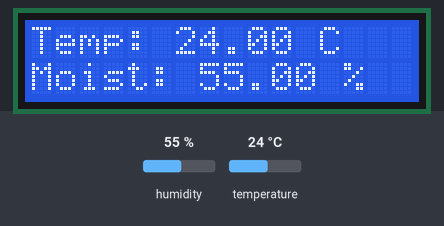
The sketch below on a simulated Arduino Uno, built with avr-gcc and run on an emulated ATmega328P. On the bench: 16×2 character LCD. The test bench sets the inputs (shaded band); at power-on: humidity 55 %, temperature 24 °C.

Above: at 3.2 s.
3.3 s: humidity set to 22 %
At 4.5 s:
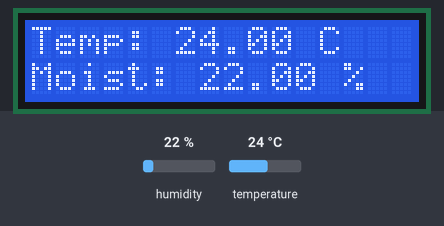
6.0 s: temperature set to 12 °C
At 7.1 s:
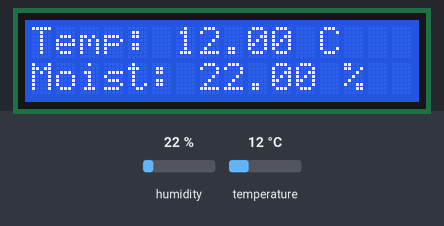
8.7 s: humidity set to 40 %
At 11.2 s:
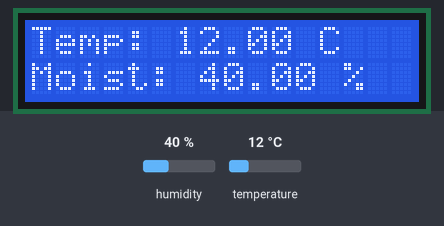
11.7 s: temperature set to 19 °C
At 12.6 s:
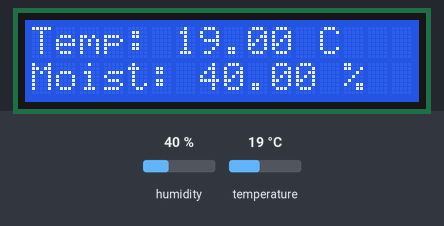
Timing chart, 0 to 14.7 s (numbered marks = the images above; inputs shaded):
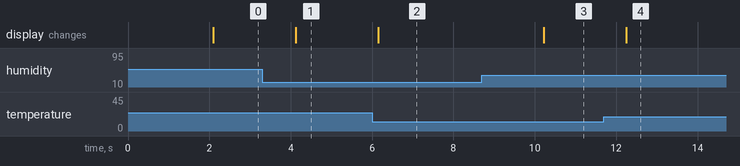

Measured:
- after the input at 3.3 s, the display: changes after 0.82 s (image 1)
- after the input at 6.0 s, the display: changes after 0.15 s (image 2)
- after the input at 8.7 s, the display: changes after 1.5 s (image 3)
- after the input at 11.7 s, the display: changes after 0.54 s (image 4)

The sketch:

home-monitor.ino
```cpp
#include <DHT.h>
#include <LiquidCrystal.h>

#define DHTPIN 2
#define DHTTYPE DHT11

DHT dht(DHTPIN, DHTTYPE);

LiquidCrystal lcd(8, 7, 6, 5, 4, 3);  // RS, E, D4, D5, D6, D7

void setup() {
  lcd.begin(16, 2);
  dht.begin();
  lcd.print("Humidity & Temp");
  delay(2000);
}

void loop() {
  float temp = dht.readTemperature();
  float hum = dht.readHumidity();

  if (isnan(temp) || isnan(hum)) {
    lcd.clear();
    lcd.print("Failed to read");
    lcd.setCursor(0, 1);
    lcd.print("from DHT sensor!");
    return;
  }

  lcd.clear();
  lcd.setCursor(0, 0);
  lcd.print("Temp: ");
  lcd.print(temp);
  lcd.print(" C");

  lcd.setCursor(0, 1);
  lcd.print("Moist: ");
  lcd.print(hum);
  lcd.print(" %");

  delay(2000);
}
```
